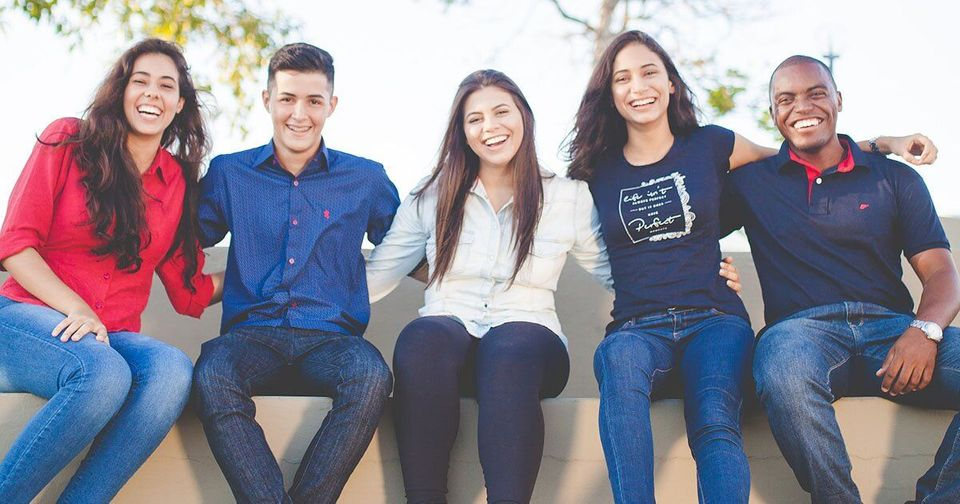
#> input picture img/diphuot_11102019/img1.jpg, 960 x 504 px, found by its file name; its folder holds only this picture in this run
$ jupyter execute face_detection.ipynb
#> lines starting #> are read from the running program, lines starting #| are printed output that depends on the picture
[cell 1]
from google.colab import drive
drive.mount('/content/drive')

# Detect faces of images

[cell 2]
from google.colab.patches import cv2_imshow
import cv2
import os

[cell 3]
face_detector = cv2.CascadeClassifier('/content/drive/Othercomputers/My Laptop/Documents/Deep_learning/CNN/face detection/opencv/data/haarcascades/haarcascade_frontalface_default.xml')

[cell 4]
def getFaces(img_path):
    img = cv2.imread(img_path)
#> img is the input picture: shape (504, 960, 3); mean B, G, R 150.7, 137.3, 140.9
    img_gray = cv2.cvtColor(img, cv2.COLOR_BGR2GRAY)
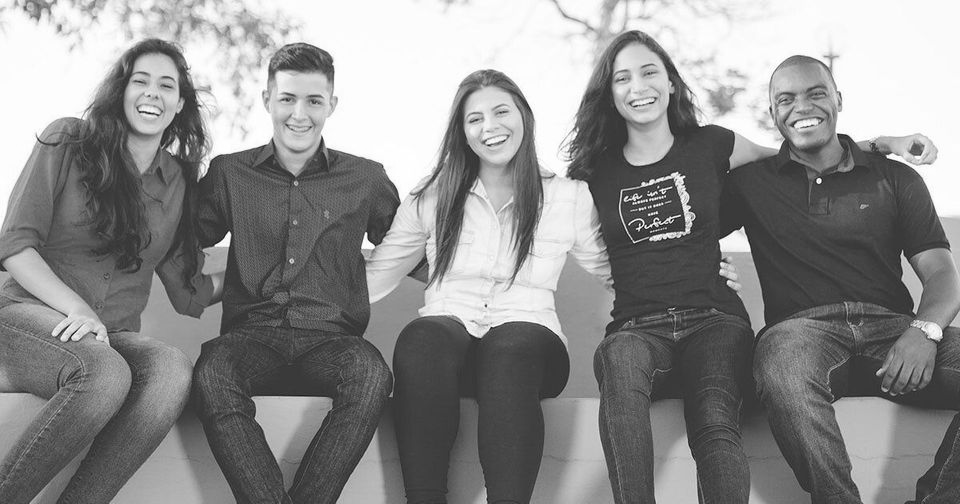
#> img_gray: shape (504, 960); min 4, max 255, mean 139.9

    faces = face_detector.detectMultiScale(img_gray, 1.3, 5)
#> faces = [[601, 47, 74, 74], [117, 54, 74, 74], [265, 72, 73, 73], [453, 87, 75, 75], [119, 110, 74, 74]]
    count = 0
    for x, y, w, h in faces:
        img_face = cv2.resize(img[y+3: y+h-3, x+3: x+w-3], (64, 64))
        cv2.imwrite(img_path.replace('img', 'face_cut').split('.jpg')[0] + f'_{count}.jpg', img_face)
        # cv2.rectangle(img, (x, y), (x + w, y + h), (0, 255, 0), 2)
        count += 1
#> this loop made 5 passes
#> pass 1, in getFaces, `img_face = cv2.resize(img[y+3: y+h-3, x+3: x+w-3], (64, 64))`:
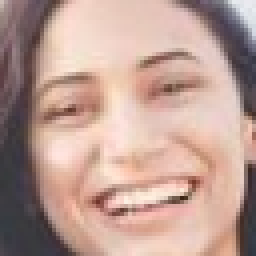
#> img_face: shape (64, 64, 3) (shown 4 times larger); mean B, G, R 147.7, 157.7, 188.4
#> pass 2, in getFaces, `img_face = cv2.resize(img[y+3: y+h-3, x+3: x+w-3], (64, 64))`:
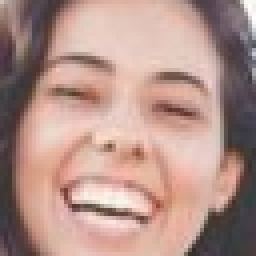
#> img_face: shape (64, 64, 3) (shown 4 times larger); mean B, G, R 137.8, 146.3, 179.3
#> pass 3, in getFaces, `img_face = cv2.resize(img[y+3: y+h-3, x+3: x+w-3], (64, 64))`:
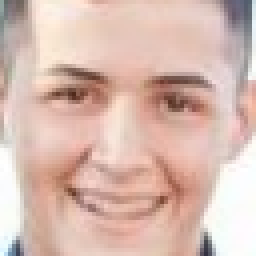
#> img_face: shape (64, 64, 3) (shown 4 times larger); mean B, G, R 176.8, 187.1, 216.9
#> after the loop, count = 5

[cell 5]
folder_path = '/content/drive/Othercomputers/My Laptop/Documents/Deep_learning/CNN/face detection/'
# image_path = f'{folder_path}img1.jpg'

[cell 6]
for whatelse in os.listdir(f'{folder_path}img/'):
    # print(whatelse)
    whatelse_path = os.path.join(f'{folder_path}img/', whatelse)
    for sub_whatelse in os.listdir(whatelse_path):
        # print(sub_whatelse)
        img_path = os.path.join(whatelse_path, sub_whatelse)
        if not os.path.isdir(whatelse_path.replace('img', 'face_cut')):
            os.mkdir(whatelse_path.replace('img', 'face_cut'))
        if img_path.endswith('.jpg'):
            # print(img_path)
            getFaces(img_path)
#> pass 2 of the loop `for whatelse in os.listdir(f'{folder_path}img/'):`:
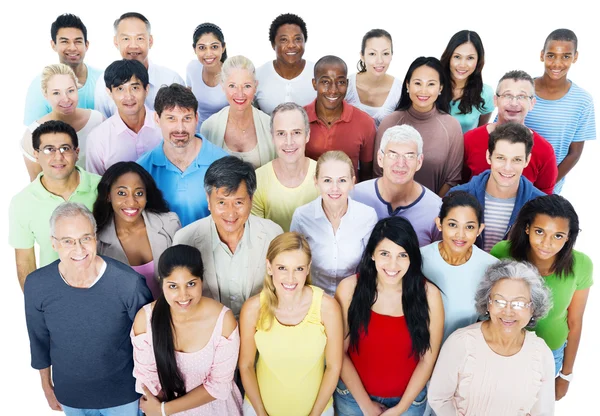
#> input picture img/hinhgiadinh/img10.jpg, 600 x 416 px, found by its file name
#> in getFaces, img is the input picture: shape (416, 600, 3); mean B, G, R 163.7, 168.1, 181
#> in getFaces (call 2), `img_gray = cv2.cvtColor(img, cv2.COLOR_BGR2GRAY)`:
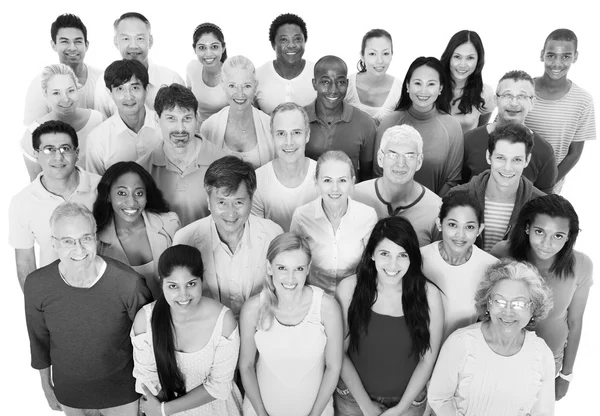
#> img_gray: shape (416, 600); min 0, max 255, mean 171.4
#> faces = 21 rows, first 6: [50, 25, 43, 43], [273, 26, 36, 36], [190, 34, 35, 35], [359, 39, 40, 40], [446, 45, 34, 34], [537, 39, 43, 43]
#> the loop in getFaces (call 2), `for x, y, w, h in faces:` made 21 passes
#> pass 3, in getFaces (call 2), `img_face = cv2.resize(img[y+3: y+h-3, x+3: x+w-3], (64, 64))`:
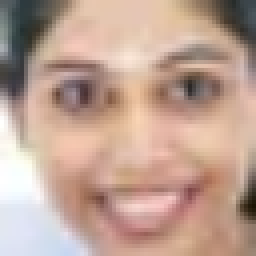
#> img_face: shape (64, 64, 3) (shown 4 times larger); mean B, G, R 147.8, 161.9, 191
#> after the loop in getFaces (call 2), `for x, y, w, h in faces:`: count = 21
